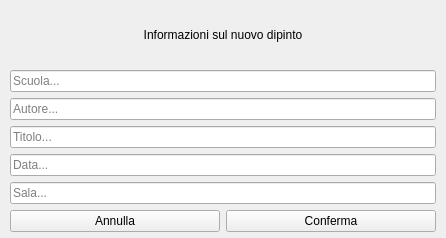
<?xml version="1.0" encoding="UTF-8"?>
<ui version="4.0">
 <class>AddDialog</class>
 <widget class="QWidget" name="AddDialog">
  <property name="geometry">
   <rect>
    <x>0</x>
    <y>0</y>
    <width>446</width>
    <height>238</height>
   </rect>
  </property>
  <property name="sizePolicy">
   <sizepolicy hsizetype="Preferred" vsizetype="Preferred">
    <horstretch>0</horstretch>
    <verstretch>0</verstretch>
   </sizepolicy>
  </property>
  <property name="windowTitle">
   <string>Form</string>
  </property>
  <layout class="QGridLayout" name="gridLayout">
   <property name="sizeConstraint">
    <enum>QLayout::SetDefaultConstraint</enum>
   </property>
   <property name="leftMargin">
    <number>10</number>
   </property>
   <property name="topMargin">
    <number>6</number>
   </property>
   <property name="rightMargin">
    <number>10</number>
   </property>
   <property name="bottomMargin">
    <number>6</number>
   </property>
   <item row="0" column="0">
    <layout class="QVBoxLayout" name="verticalLayout">
     <item>
      <widget class="QLabel" name="label">
       <property name="layoutDirection">
        <enum>Qt::LeftToRight</enum>
       </property>
       <property name="text">
        <string>Informazioni sul nuovo dipinto</string>
       </property>
       <property name="textFormat">
        <enum>Qt::AutoText</enum>
       </property>
       <property name="alignment">
        <set>Qt::AlignCenter</set>
       </property>
       <property name="wordWrap">
        <bool>false</bool>
       </property>
       <property name="textInteractionFlags">
        <set>Qt::NoTextInteraction</set>
       </property>
      </widget>
     </item>
     <item>
      <widget class="QLineEdit" name="scuola_lineEdit">
       <property name="placeholderText">
        <string>Scuola...</string>
       </property>
      </widget>
     </item>
     <item>
      <widget class="QLineEdit" name="autore_lineEdit">
       <property name="placeholderText">
        <string>Autore...</string>
       </property>
      </widget>
     </item>
     <item>
      <widget class="QLineEdit" name="titolo_lineEdit">
       <property name="placeholderText">
        <string>Titolo...</string>
       </property>
      </widget>
     </item>
     <item>
      <widget class="QLineEdit" name="data_lineEdit">
       <property name="placeholderText">
        <string>Data...</string>
       </property>
      </widget>
     </item>
     <item>
      <widget class="QLineEdit" name="sala_lineEdit">
       <property name="placeholderText">
        <string>Sala...</string>
       </property>
      </widget>
     </item>
     <item>
      <layout class="QHBoxLayout" name="horizontalLayout">
       <property name="spacing">
        <number>6</number>
       </property>
       <item>
        <widget class="QPushButton" name="cancelButton">
         <property name="text">
          <string>Annulla</string>
         </property>
        </widget>
       </item>
       <item>
        <widget class="QPushButton" name="confirmButton">
         <property name="text">
          <string>Conferma</string>
         </property>
        </widget>
       </item>
      </layout>
     </item>
    </layout>
   </item>
  </layout>
 </widget>
 <resources/>
 <connections/>
</ui>
